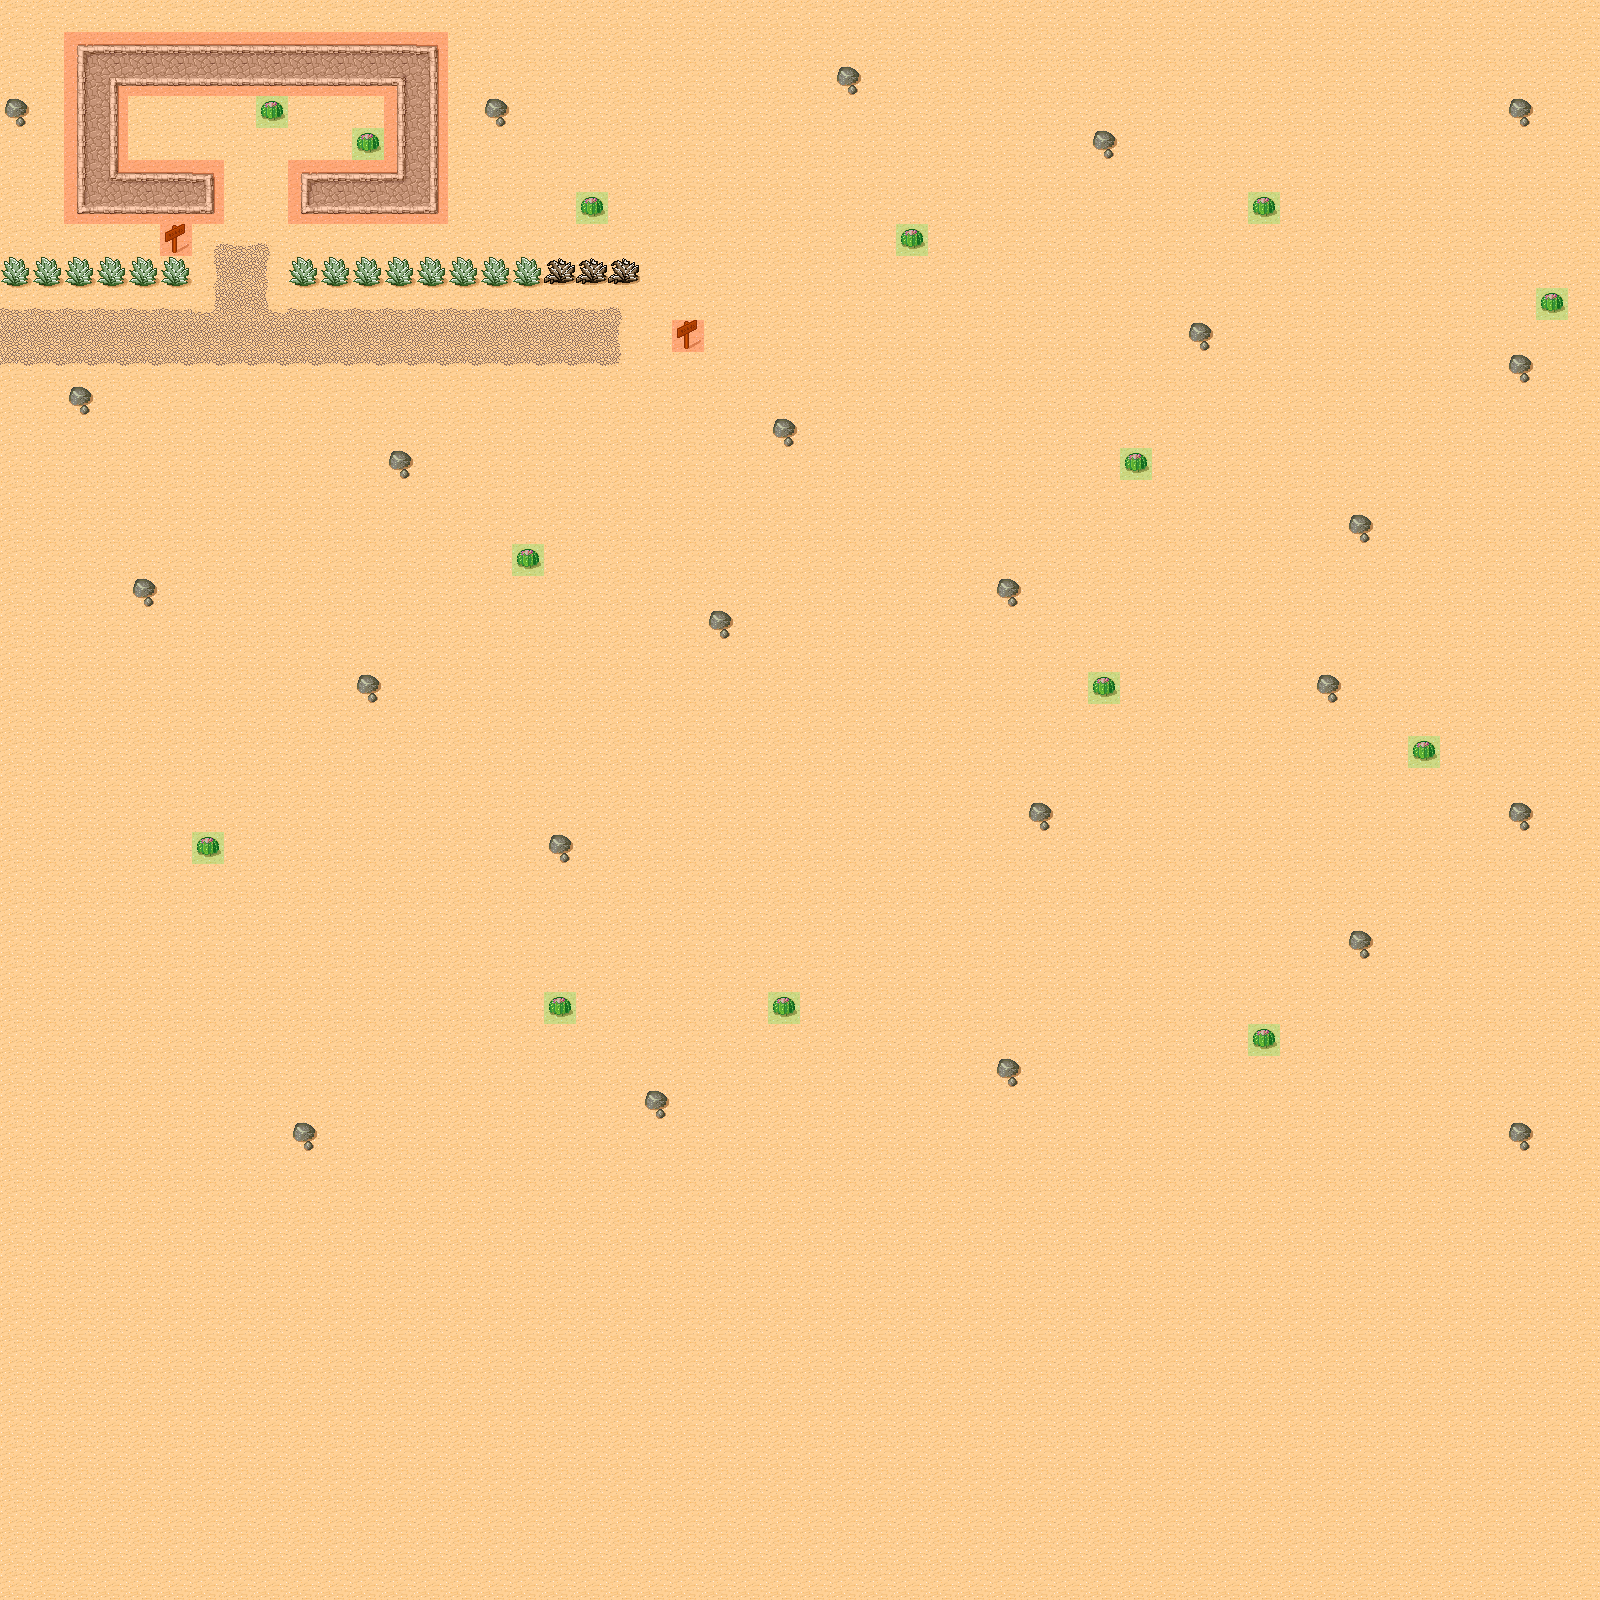

A 2D game scene composited from a Tiled map and its tileset images. What follows is a short description and the map's XML, with each tile layer's data collapsed to a summary:
An orthogonal 50x50 tile map with 32x32 px tiles, 3 tile layers (Background, Foreground, Meta), 2 tilesets and 2 objects (SpawnPoint, EnemySpawn1).

<map version="1.0" orientation="orthogonal" width="50" height="50" tilewidth="32" tileheight="32">
 <tileset firstgid="1" name="tmw_desert_spacing" tilewidth="32" tileheight="32" spacing="1" margin="1">
  <image source="tmw_desert_spacing.png" width="265" height="199" />
 </tileset>
 <tileset firstgid="49" name="meta_tiles" tilewidth="32" tileheight="32" spacing="1" margin="1">
  <image source="meta_tiles.png" width="67" height="34" />
  <tile id="0">
   <properties>
    <property name="Collidable" value="True" />
   </properties>
  </tile>
  <tile id="1">
   <properties>
    <property name="Collectable" value="True" />
   </properties>
  </tile>
 </tileset>
 <layer name="Background" width="50" height="50">
  <data>[2500 cells, 2500 non-empty, 27 distinct tile ids]</data>
 </layer>
 <objectgroup name="Objects" width="50" height="50">
  <object name="SpawnPoint" x="177" y="305" />
  <object name="EnemySpawn1" x="497" y="338">
   <properties>
    <property name="Enemy" value="1" />
   </properties>
  </object>
 </objectgroup>
 <layer name="Foreground" width="50" height="50">
  <data>[2500 cells, 14 non-empty, 1 distinct tile ids]</data>
 </layer>
 <layer name="Meta" width="50" height="50">
  <data>[2500 cells, 68 non-empty, 2 distinct tile ids]</data>
 </layer>
</map>
